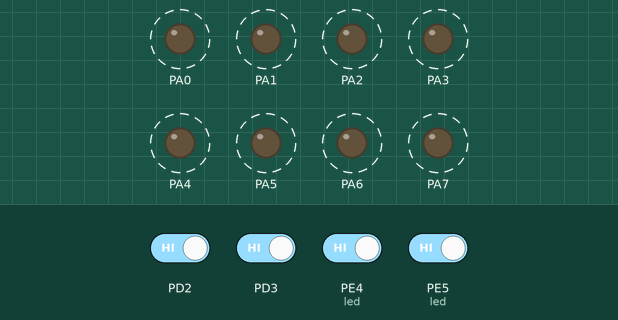
Recording of a program running on a simulated ATmega128, built with avr-gcc and emulated at 16 MHz. On the bench: output pins drawn as LEDs (lit = HIGH). Dashed ring = blinking. The inputs (shaded band) are chosen by the test bench; at power-on: PD2, PD3, PE4 (led), PE5 (led) HIGH.

Above: at 1.8 s.
1.9 s: PD2 driven LOW
5.4 s: PE4 (led) driven LOW
At 7.0 s:
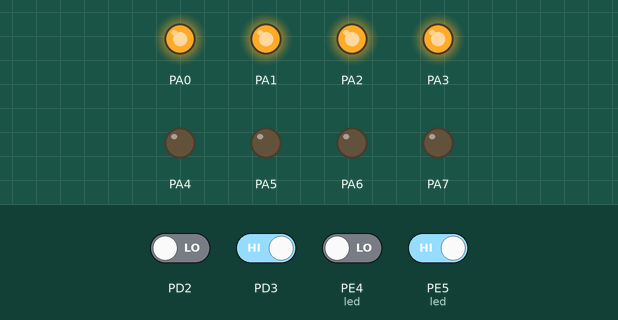
7.3 s: PD3 driven LOW
At 7.45 s:
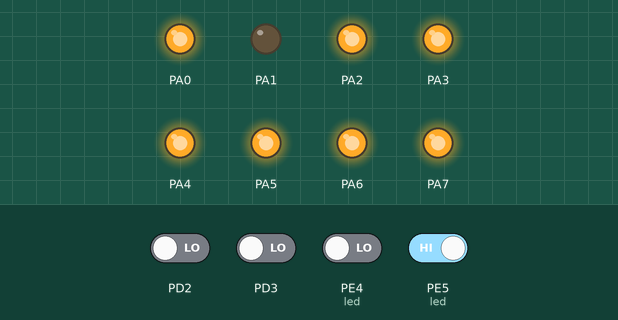
10.8 s: PE4 (led) driven HIGH
At 11.35 s:
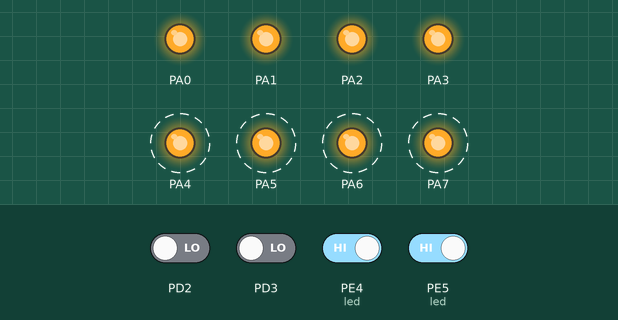
14.9 s: PE5 (led) driven LOW
At 15.4 s:
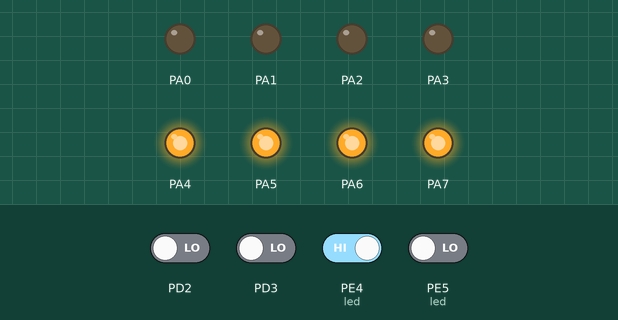
16.6 s: PE5 (led) driven HIGH
At 16.85 s:
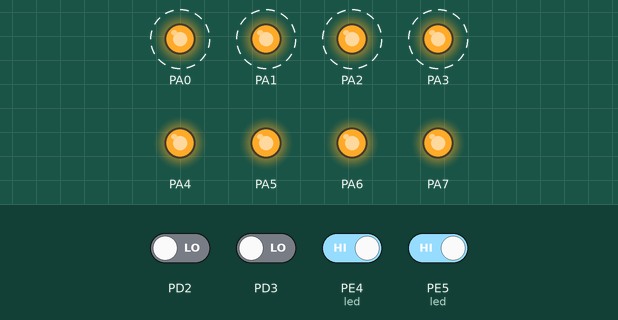
Timing chart, 0 to 21.6 s (numbered marks = the images above; inputs shaded):
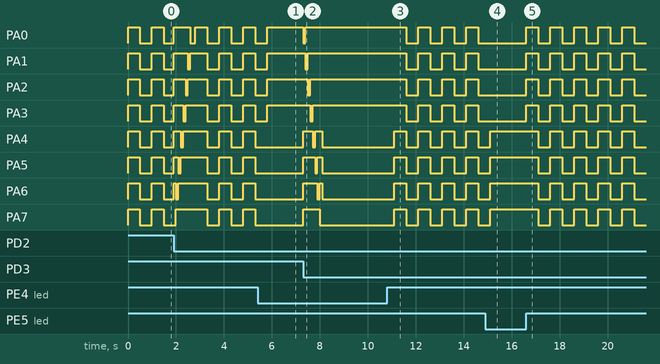

The program:

main.c
```c
#define F_CPU 16000000

#include <avr/io.h>
#include <avr/interrupt.h>
#include <util/delay.h>

int main(void)
{
	DDRA  = 0xFF;
	DDRE &= ~((1 << PE4) | (1 << PE5));   // 스위치 0,1			PE 4,5에 할당 PE 4번부터 외부 인터럽트라서
	DDRD &= ~((1 << PD2) | (1 << PD3));   // 스위치 2,3			PD 0,1에 할당

	PORTA = ~0xFF;//꺼진상태

	EIMSK = (1 << INT2) | (1 << INT3);
	EICRA = (1 << ISC21) | (1 << ISC31);              // INT2, INT3

	sei();

	while (1)
	{
		if ((!(PINE & (1<<PINE4))) && (!(PINE & (1<<PINE5))))//만약 0번 1번 동시 되면 다 켜짐
		{
			PORTA = 0x00;
			_delay_ms(500);
		}
		else if (!(PINE & (1<<PINE4)))//만약 0번 스위치에 입력이 들어오면 4,5,6,7 led켜짐
		{
			PORTA = ~((1 << PA4) | (1 << PA5) | (1 << PA6) | (1 << PA7));
			_delay_ms(500);
		}
		else if (!(PINE & (1<<PINE5)))//만약 1번 스위치에 입력이 들어오면 0,1,2,3 led 켜짐
		{
			PORTA = ~((1 << PA0) | (1 << PA1) | (1 << PA2) | (1 << PA3));
			_delay_ms(500);
		}
		else			//아닐때 0.5초 마다 깜빡이기
		{
			PORTA = 0xFF;
			_delay_ms(500);
			PORTA = 0x00;
			_delay_ms(500);

		}

	}
}

ISR(INT2_vect)  //스위치  3번
{
	PORTA = ~(1 << PA7);   // PA=7만 0(켜짐), 나머지는 전부 1(꺼짐)
	_delay_ms(100);
	PORTA = ~(1 << PA6);   // PA=6만 0(켜짐), 나머지는 전부 1(꺼짐)
	_delay_ms(100);
	PORTA = ~(1 << PA5);   // PA=5만 0(켜짐), 나머지는 전부 1(꺼짐)
	_delay_ms(100);
	PORTA = ~(1 << PA4);   // PA=4만 0(켜짐), 나머지는 전부 1(꺼짐)
	_delay_ms(100);
	PORTA = ~(1 << PA3);   // PA=3만 0(켜짐), 나머지는 전부 1(꺼짐)
	_delay_ms(100);
	PORTA = ~(1 << PA2);   // PA=2만 0(켜짐), 나머지는 전부 1(꺼짐)
	_delay_ms(100);
	PORTA = ~(1 << PA1);   // PA=1만 0(켜짐), 나머지는 전부 1(꺼짐)
	_delay_ms(100);
	PORTA = ~(1 << PA0);   // PA=0만 0(켜짐), 나머지는 전부 1(꺼짐)
	_delay_ms(100);
}

ISR(INT3_vect)	//스위치 4번
{
	PORTA = ~(1 << PA0);   // PA=0만 0(켜짐), 나머지는 전부 1(꺼짐)
	_delay_ms(100);
	PORTA = ~(1 << PA1);   // PA=1만 0(켜짐), 나머지는 전부 1(꺼짐)
	_delay_ms(100);
	PORTA = ~(1 << PA2);   // PA=2만 0(켜짐), 나머지는 전부 1(꺼짐)
	_delay_ms(100);
	PORTA = ~(1 << PA3);   // PA=3만 0(켜짐), 나머지는 전부 1(꺼짐)
	_delay_ms(100);
	PORTA = ~(1 << PA4);   // PA=4만 0(켜짐), 나머지는 전부 1(꺼짐)
	_delay_ms(100);
	PORTA = ~(1 << PA5);   // PA=5만 0(켜짐), 나머지는 전부 1(꺼짐)
	_delay_ms(100);
	PORTA = ~(1 << PA6);   // PA=6만 0(켜짐), 나머지는 전부 1(꺼짐)
	_delay_ms(100);
	PORTA = ~(1 << PA7);   // PA=7만 0(켜짐), 나머지는 전부 1(꺼짐)
	_delay_ms(100);
}
```

Measured:
- after the input at 5.4 s, PA0–3: goes on until 5.8 s, then stays HIGH; PA4–7: stays LOW (without the input it goes to HIGH after 0.40 s)
- after the input at 7.3 s, PA0: HIGH → LOW at once, → HIGH 0.10 s later; PA1: HIGH → LOW after 0.10 s, → HIGH 0.10 s later; PA2: HIGH → LOW after 0.20 s, → HIGH 0.10 s later; PA3: HIGH → LOW after 0.30 s, → HIGH 0.10 s later; PA4: LOW → HIGH at once, → LOW 0.40 s later, → HIGH 0.10 s later, → LOW 0.30 s later
- after the input at 10.8 s, PA0–3: alternates HIGH for 0.50 s and LOW for 0.50 s, starting after 0.80 s; PA4–7: alternates HIGH for 0.50 s and LOW for 0.50 s, starting after 0.30 s
- after the input at 14.9 s, PA0–3: stays LOW (without the input it goes to HIGH after 0.20 s); PA4–7: goes on until 15.1 s, then stays HIGH
- after the input at 16.6 s, PA0–3: alternates HIGH for 0.50 s and LOW for 0.50 s, starting at once; PA4–7: alternates HIGH for 0.50 s and LOW for 0.50 s, starting after 0.50 s
- by itself, PA7: repeats every 1.0 s: LOW 0.50 s, HIGH 0.50 s
